Frame 1 (no input): blank canvas, image omitted
Frame 60 (the mouse pressed at the canvas centre just before this capture): blank canvas, image omitted
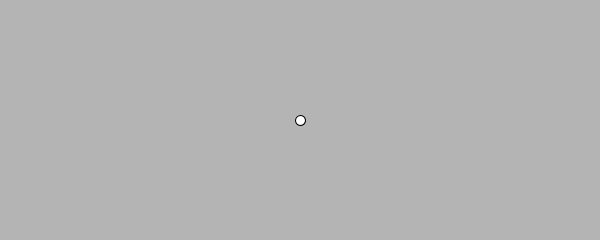
Frame 120 (the mouse held since frame 60 and released just before this capture)

The Processing sketch whose frames 1 and 60 were blank and that drew this single picture after the mouse press (run headless with seeded random() and noise(); from frame 60 on, the mouse is pressed at the canvas centre):

// Processing sketch: ex13_draw
// ── ex13_draw.pde
void setup(){
  size(600, 240);
}

void draw() {
  background(180); 
  ellipse(mouseX, mouseY, 10, 10);
}
